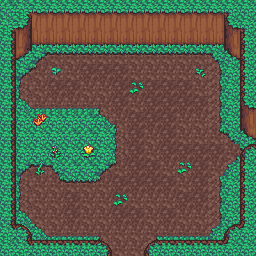

A 2D game scene composited from a Tiled map and its tileset images. What follows is a short description and the map's XML, with every tile layer's data as written:
An orthogonal 16x16 tile map with 16x16 px tiles, 4 tile layers (Mapa cru, Detalhes no solo, Flores, folhas e arbustos, Caminhos para outra sala).

<map version="1.5" tiledversion="1.6.0" orientation="orthogonal" renderorder="right-down" width="16" height="16" tilewidth="16" tileheight="16" infinite="0" nextlayerid="5" nextobjectid="1">
 <tileset firstgid="1" source="Jungle Tileset.tsx" />
 <layer id="1" name="Mapa cru" width="16" height="16">
  <data encoding="csv">
25,226,223,223,223,223,223,223,223,223,223,223,223,223,225,24,
226,224,245,245,245,245,245,245,245,245,245,245,245,245,222,225,
202,246,267,267,267,267,267,267,267,267,267,267,267,267,244,200,
202,268,39,40,40,40,40,40,40,40,40,40,40,41,266,200,
202,39,65,62,62,62,62,62,62,62,62,62,62,64,41,200,
202,61,62,62,62,62,62,62,62,62,62,62,62,62,63,200,
202,61,62,62,62,62,62,62,62,62,62,62,62,62,63,0,
202,61,62,62,62,62,62,62,62,62,62,62,62,62,63,0,
202,61,62,62,62,62,62,62,62,62,62,62,62,62,62,62,
202,61,62,62,62,62,62,62,62,62,62,62,62,62,42,84,
202,61,62,62,62,62,62,62,62,62,62,62,62,62,63,200,
202,61,62,62,62,62,62,62,62,62,62,62,62,62,63,200,
202,61,62,62,62,62,62,62,62,62,62,62,62,62,63,200,
202,83,62,62,62,62,62,62,62,62,62,62,62,62,85,200,
204,24,83,84,84,84,84,62,62,84,84,84,84,85,24,203,
24,204,179,179,179,179,179,62,62,179,179,179,179,179,203,24
</data>
 </layer>
 <layer id="2" name="Detalhes no solo" width="16" height="16">
  <data encoding="csv">
0,0,0,0,0,0,0,0,0,0,0,0,0,0,0,0,
0,0,0,0,0,0,0,0,0,0,0,0,0,0,0,0,
0,0,0,0,0,0,0,0,0,0,0,0,0,0,0,0,
0,0,0,0,0,0,0,0,0,0,0,0,0,0,0,0,
0,0,0,0,0,48,48,48,0,0,0,0,0,63,24,0,
0,0,0,48,48,0,0,48,48,48,48,48,0,63,24,0,
0,83,84,84,84,84,43,48,47,48,48,48,48,63,24,0,
0,24,24,24,24,25,83,43,48,48,48,0,0,63,24,0,
0,24,24,24,25,25,24,61,48,0,48,0,0,64,41,0,
0,24,24,24,24,25,24,61,48,0,48,48,48,48,0,40,
0,39,40,41,25,25,39,65,48,48,0,0,48,0,85,0,
0,0,0,64,40,40,65,48,48,48,48,0,48,63,24,0,
0,0,0,0,48,0,0,48,0,0,0,48,48,63,24,0,
0,0,0,0,48,0,0,48,48,0,48,0,0,63,24,0,
0,180,0,0,0,0,43,62,62,42,0,0,0,0,178,0,
0,0,0,0,0,0,46,0,0,46,0,0,0,0,0,0
</data>
 </layer>
 <layer id="3" name="Flores, folhas e arbustos" width="16" height="16">
  <data encoding="csv">
0,0,0,0,0,0,0,0,0,0,0,0,0,0,0,0,
0,0,0,0,0,0,0,0,0,0,0,0,0,0,0,0,
0,0,0,0,0,0,0,0,0,0,0,0,0,0,0,0,
0,0,0,0,0,0,0,0,0,0,0,0,0,0,0,0,
0,0,0,74,0,0,0,0,0,0,0,0,75,0,0,0,
0,0,0,0,0,0,0,0,73,0,0,0,0,0,0,0,
0,0,0,0,0,0,0,0,0,0,0,0,0,0,0,0,
0,0,113,0,0,0,0,0,0,0,0,0,0,0,0,0,
0,0,0,0,0,0,0,0,0,0,0,0,0,0,0,0,
0,0,0,118,0,115,0,0,0,0,0,0,0,0,0,0,
0,0,117,0,0,0,0,0,0,0,0,73,0,0,0,0,
0,0,0,0,0,0,0,0,0,0,0,0,0,0,0,0,
0,0,0,0,0,0,0,73,0,0,0,0,0,0,0,0,
0,0,0,0,0,0,0,0,0,0,0,0,0,0,0,0,
0,0,0,0,0,0,0,0,0,0,0,0,0,0,0,0,
0,0,0,0,0,0,0,0,0,0,0,0,0,0,0,0
</data>
 </layer>
 <layer id="4" name="Caminhos para outra sala" width="16" height="16">
  <data encoding="csv">
0,0,0,0,0,0,0,0,0,0,0,0,0,0,0,0,
0,0,0,0,0,0,0,0,0,0,0,0,0,0,0,0,
0,0,0,0,0,0,0,0,0,0,0,0,0,0,0,0,
0,0,0,0,0,0,0,0,0,0,0,0,0,0,0,0,
0,0,0,0,0,0,0,0,0,0,0,0,0,0,0,0,
0,0,0,0,0,0,0,0,0,0,0,0,0,0,0,0,
0,0,0,0,0,0,0,0,0,0,0,0,0,0,0,222,
0,0,0,0,0,0,0,0,0,0,0,0,0,0,0,244,
0,0,0,0,0,0,0,0,0,0,0,0,0,0,0,266,
0,0,0,0,0,0,0,0,0,0,0,0,0,0,0,178,
0,0,0,0,0,0,0,0,0,0,0,0,0,0,0,0,
0,0,0,0,0,0,0,0,0,0,0,0,0,0,0,0,
0,0,0,0,0,0,0,0,0,0,0,0,0,0,0,0,
0,0,0,0,0,0,0,0,0,0,0,0,0,0,0,0,
0,0,0,0,0,0,0,0,0,0,0,0,0,0,0,0,
0,0,0,0,0,0,180,0,0,178,0,0,0,0,0,0
</data>
 </layer>
</map>
